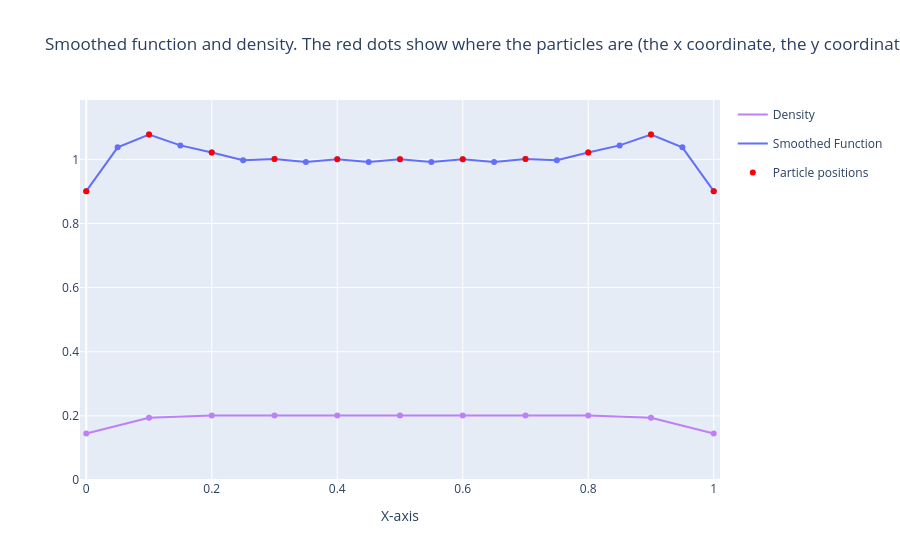
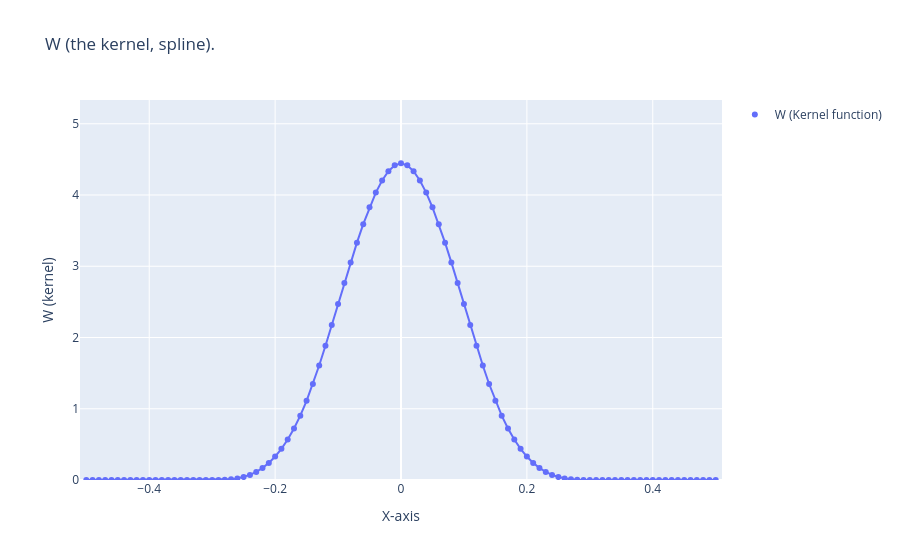

Notebook source saved alongside these figures, in order:
### Markdown cell above
### a) Examining the spline function
To get a feel for how smoothing works, let's plot the density, a smoothed function and one of the splines to see how they fit together.
We'll start with a uniform function $(f(r) = 1.0)$ with a reasonably wide spline (h = 1.5*grid space.)

### Code cell
plot_spline_info(1.5, 'uniform', 21)

### Figure 1 — Plotly figure (JSON) as saved in the notebook; plotly's stock layout.template omitted (floating-point values rounded to 4 significant figures)
{"data": [{"hovertemplate": "color=Density<br>x=%{x}<br>y=%{y}<extra></extra>", "legendgroup": "Density", "line": {"color": "rgb(190, 127, 247)", "dash": "solid"}, "marker": {"symbol": "circle"}, "mode": "lines", "name": "Density", "orientation": "v", "showlegend": true, "type": "scatter", "x": [0.0, 0.1, 0.2, 0.3, 0.4, 0.5, 0.6, 0.7, 0.8, 0.9, 1.0], "xaxis": "x", "y": [0.1449, 0.1942, 0.2008, 0.2008, 0.2008, 0.2008, 0.2008, 0.2008, 0.2008, 0.1942, 0.1449], "yaxis": "y"}, {"hovertemplate": "x=%{x}<br>y=%{y}<extra></extra>", "legendgroup": "", "marker": {"color": "rgb(190, 127, 247)", "symbol": "circle"}, "mode": "markers", "name": "", "orientation": "v", "showlegend": false, "type": "scatter", "x": [0.0, 0.1, 0.2, 0.3, 0.4, 0.5, 0.6, 0.7, 0.8, 0.9, 1.0], "xaxis": "x", "y": [0.1449, 0.1942, 0.2008, 0.2008, 0.2008, 0.2008, 0.2008, 0.2008, 0.2008, 0.1942, 0.1449], "yaxis": "y"}, {"hovertemplate": "color=Smoothed Function<br>x=%{x}<br>y=%{y}<extra></extra>", "legendgroup": "Smoothed Function", "line": {"color": "#636efa", "dash": "solid"}, "marker": {"symbol": "circle"}, "mode": "lines", "name": "Smoothed Function", "orientation": "v", "showlegend": true, "type": "scatter", "x": [0.0, 0.05, 0.1, 0.15, 0.2, 0.25, 0.3, 0.35, 0.4, 0.45, 0.5, 0.55, 0.6, 0.65, 0.7, 0.75, 0.8, 0.85, 0.9, 0.95, 1.0], "xaxis": "x", "y": [0.9007, 1.037, 1.077, 1.043, 1.021, 0.9971, 1.001, 0.9919, 1.0, 0.9918, 1.0, 0.9918, 1.0, 0.9919, 1.001, 0.9971, 1.021, 1.043, 1.077, 1.037, 0.9007], "yaxis": "y"}, {"hovertemplate": "x=%{x}<br>y=%{y}<extra></extra>", "legendgroup": "", "marker": {"color": "#636efa", "symbol": "circle"}, "mode": "markers", "name": "", "orientation": "v", "showlegend": false, "type": "scatter", "x": [0.0, 0.05, 0.1, 0.15, 0.2, 0.25, 0.3, 0.35, 0.4, 0.45, 0.5, 0.55, 0.6, 0.65, 0.7, 0.75, 0.8, 0.85, 0.9, 0.95, 1.0], "xaxis": "x", "y": [0.9007, 1.037, 1.077, 1.043, 1.021, 0.9971, 1.001, 0.9919, 1.0, 0.9918, 1.0, 0.9918, 1.0, 0.9919, 1.001, 0.9971, 1.021, 1.043, 1.077, 1.037, 0.9007], "yaxis": "y"}, {"hovertemplate": "color=Particle positions<br>x=%{x}<br>y=%{y}<extra></extra>", "legendgroup": "Particle positions", "marker": {"color": "rgb(255, 0, 0)", "symbol": "circle"}, "mode": "markers", "name": "Particle positions", "orientation": "v", "showlegend": true, "type": "scatter", "x": [0.0, 0.1, 0.2, 0.3, 0.4, 0.5, 0.6, 0.7, 0.8, 0.9, 1.0], "xaxis": "x", "y": [0.9007, 1.077, 1.021, 1.001, 1.0, 1.0, 1.0, 1.001, 1.021, 1.077, 0.9007], "yaxis": "y"}], "layout": {"title": {"text": "Smoothed function and density. The red dots show where the particles are (the x coordinate, the y coordinate is chosen to match the smooth function to make it easy to see where the particles are."}, "xaxis": {"range": [-0.01, 1.01], "title": {"text": "X-axis"}}, "yaxis": {"range": [0, 1.185]}}}

### Figure 2 — Plotly figure (JSON) as saved in the notebook; plotly's stock layout.template omitted (floating-point values rounded to 4 significant figures)
{"data": [{"hovertemplate": "color=W (Kernel function)<br>x=%{x}<br>y=%{y}<extra></extra>", "legendgroup": "W (Kernel function)", "marker": {"color": "#636efa", "symbol": "circle"}, "mode": "markers", "name": "W (Kernel function)", "orientation": "v", "showlegend": true, "type": "scatter", "x": [-0.5, -0.49, -0.48, -0.47, -0.46, -0.45, -0.44, -0.43, -0.42, -0.41, -0.4, -0.39, -0.38, -0.37, -0.36, -0.35, -0.34, -0.33, -0.32, -0.31, -0.3, -0.29, -0.28, -0.27, -0.26, -0.25, -0.24, -0.23, -0.22, -0.21, -0.2, -0.19, -0.18, -0.17, -0.16, -0.15, -0.14, -0.13, -0.12, -0.11, -0.1, -0.09, -0.08, -0.07, -0.06, -0.05, -0.04, -0.03, -0.02, -0.01, 0.0, 0.01, 0.02, 0.03, 0.04, 0.05, 0.06, 0.07, 0.08, 0.09, 0.1, 0.11, 0.12, 0.13, 0.14, 0.15, 0.16, 0.17, 0.18, 0.19, 0.2, 0.21, 0.22, 0.23, 0.24, 0.25, 0.26, 0.27, 0.28, 0.29, 0.3, 0.31, 0.32, 0.33, 0.34, 0.35, 0.36, 0.37, 0.38, 0.39, 0.4, 0.41, 0.42, 0.43, 0.44, 0.45, 0.46, 0.47, 0.48, 0.49, 0.5], "xaxis": "x", "y": [0.0, 0.0, 0.0, 0.0, 0.0, 0.0, 0.0, 0.0, 0.0, 0.0, 0.0, 0.0, 0.0, 0.0, 0.0, 0.0, 0.0, 0.0, 0.0, 0.0, 0.0, 0.0003292, 0.002634, 0.008889, 0.02107, 0.04115, 0.07111, 0.1129, 0.1686, 0.24, 0.3292, 0.4382, 0.5689, 0.7233, 0.9034, 1.111, 1.347, 1.607, 1.884, 2.174, 2.469, 2.764, 3.054, 3.331, 3.591, 3.827, 4.034, 4.204, 4.334, 4.416, 4.444, 4.416, 4.334, 4.204, 4.034, 3.827, 3.591, 3.331, 3.054, 2.764, 2.469, 2.174, 1.884, 1.607, 1.347, 1.111, 0.9034, 0.7233, 0.5689, 0.4382, 0.3292, 0.24, 0.1686, 0.1129, 0.07111, 0.04115, 0.02107, 0.008889, 0.002634, 0.0003292, 0.0, 0.0, 0.0, 0.0, 0.0, 0.0, 0.0, 0.0, 0.0, 0.0, 0.0, 0.0, 0.0, 0.0, 0.0, 0.0, 0.0, 0.0, 0.0, 0.0, 0.0], "yaxis": "y"}, {"hovertemplate": "x=%{x}<br>y=%{y}<extra></extra>", "legendgroup": "", "line": {"color": "#636efa", "dash": "solid"}, "marker": {"symbol": "circle"}, "mode": "lines", "name": "", "orientation": "v", "showlegend": false, "type": "scatter", "x": [-0.5, -0.49, -0.48, -0.47, -0.46, -0.45, -0.44, -0.43, -0.42, -0.41, -0.4, -0.39, -0.38, -0.37, -0.36, -0.35, -0.34, -0.33, -0.32, -0.31, -0.3, -0.29, -0.28, -0.27, -0.26, -0.25, -0.24, -0.23, -0.22, -0.21, -0.2, -0.19, -0.18, -0.17, -0.16, -0.15, -0.14, -0.13, -0.12, -0.11, -0.1, -0.09, -0.08, -0.07, -0.06, -0.05, -0.04, -0.03, -0.02, -0.01, 0.0, 0.01, 0.02, 0.03, 0.04, 0.05, 0.06, 0.07, 0.08, 0.09, 0.1, 0.11, 0.12, 0.13, 0.14, 0.15, 0.16, 0.17, 0.18, 0.19, 0.2, 0.21, 0.22, 0.23, 0.24, 0.25, 0.26, 0.27, 0.28, 0.29, 0.3, 0.31, 0.32, 0.33, 0.34, 0.35, 0.36, 0.37, 0.38, 0.39, 0.4, 0.41, 0.42, 0.43, 0.44, 0.45, 0.46, 0.47, 0.48, 0.49, 0.5], "xaxis": "x", "y": [0.0, 0.0, 0.0, 0.0, 0.0, 0.0, 0.0, 0.0, 0.0, 0.0, 0.0, 0.0, 0.0, 0.0, 0.0, 0.0, 0.0, 0.0, 0.0, 0.0, 0.0, 0.0003292, 0.002634, 0.008889, 0.02107, 0.04115, 0.07111, 0.1129, 0.1686, 0.24, 0.3292, 0.4382, 0.5689, 0.7233, 0.9034, 1.111, 1.347, 1.607, 1.884, 2.174, 2.469, 2.764, 3.054, 3.331, 3.591, 3.827, 4.034, 4.204, 4.334, 4.416, 4.444, 4.416, 4.334, 4.204, 4.034, 3.827, 3.591, 3.331, 3.054, 2.764, 2.469, 2.174, 1.884, 1.607, 1.347, 1.111, 0.9034, 0.7233, 0.5689, 0.4382, 0.3292, 0.24, 0.1686, 0.1129, 0.07111, 0.04115, 0.02107, 0.008889, 0.002634, 0.0003292, 0.0, 0.0, 0.0, 0.0, 0.0, 0.0, 0.0, 0.0, 0.0, 0.0, 0.0, 0.0, 0.0, 0.0, 0.0, 0.0, 0.0, 0.0, 0.0, 0.0, 0.0], "yaxis": "y"}], "layout": {"title": {"text": "W (the kernel, spline)."}, "xaxis": {"range": [-0.51, 0.51], "title": {"text": "X-axis"}}, "yaxis": {"range": [0, 5.333], "title": {"text": "W (kernel)"}}}}
